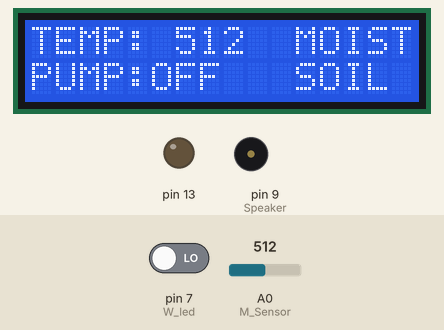
Recording of a sketch running on a simulated Arduino Uno, built with avr-gcc and run on an emulated ATmega328P. Shown: 16×2 character LCD, output pins drawn as LEDs (lit = HIGH), buzzer (waves = sounding). Inputs (shaded band) come from the test bench; at power-on: A0 (M_Sensor) = 512, pin 7 (W_led) LOW.

Above: at 1.2 s.
1.3 s: A0 (M_Sensor) set to 690
At 2.1 s:
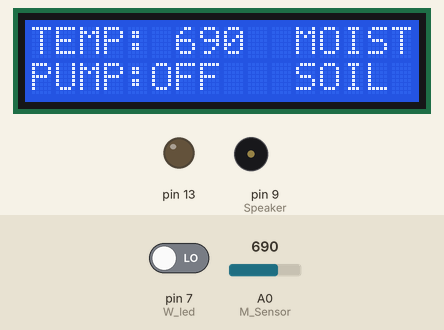
2.8 s: A0 (M_Sensor) set to 710
At 3.4 s:
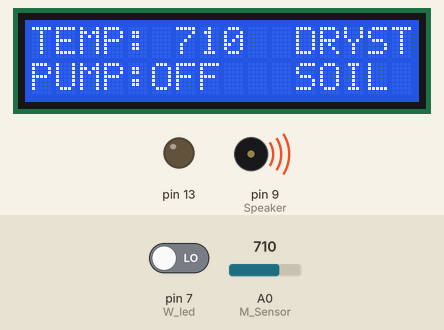
5.8 s: A0 (M_Sensor) set to 290
At 8.2 s:
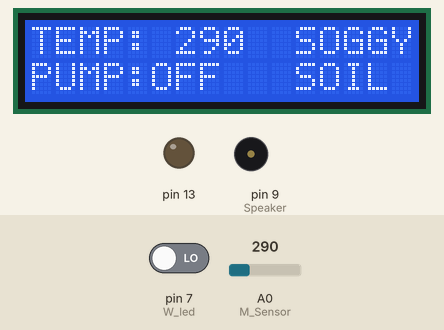
8.8 s: A0 (M_Sensor) set to 716
At 9.9 s:
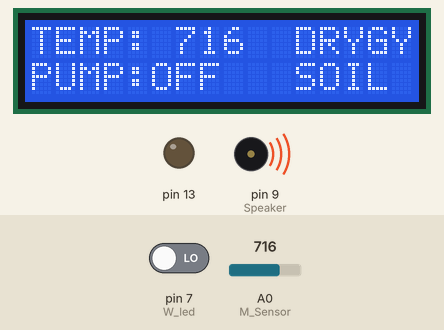
11.8 s: pin 7 (W_led) driven HIGH
At 14.6 s:
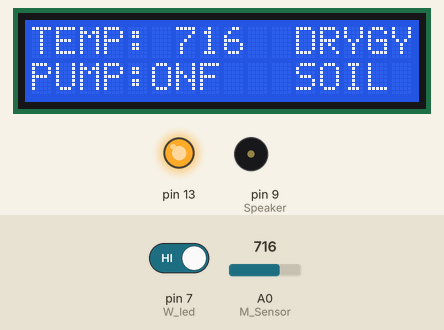
14.8 s: pin 7 (W_led) driven LOW
At 17.31 s:
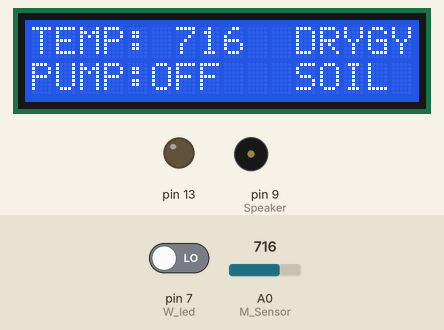
Timing chart, 0 to 18.8 s (numbered marks = the images above; inputs shaded):
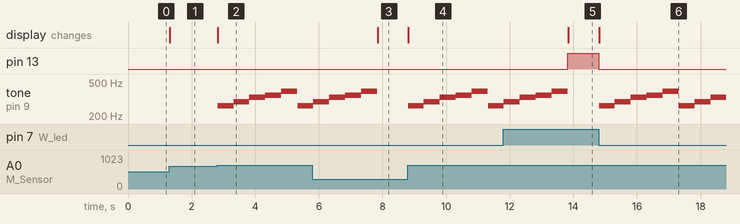

Measured:
- the behaviour switches between 700 and 701 on A0 (M_Sensor) (found by bisection; images 1 and 2)
- after the input at 1.3 s, the display: changes at once (image 1)
- after the input at 2.8 s, tone on pin 9 (Speaker): plays 262 Hz for 0.50 s, 294 Hz for 0.50 s, 330 Hz for 0.50 s, 349 Hz for 0.50 s, 392 Hz for 0.50 s, 262 Hz for 0.47 s, starting at once; the display: changes at once (image 2)
- after the input at 5.8 s, tone on pin 9 (Speaker): goes on until 7.8 s, then stays silent; the display: changes after 2.0 s (image 3)
- after the input at 8.8 s, tone on pin 9 (Speaker): plays 262 Hz for 0.50 s, 294 Hz for 0.50 s, 330 Hz for 0.50 s, 349 Hz for 0.50 s, 392 Hz for 0.50 s, 262 Hz for 0.48 s, starting at once; the display: changes at once (image 4)
- after the input at 11.8 s, pin 13: LOW → HIGH after 2.0 s; tone on pin 9 (Speaker): goes on until 13.8 s, then stays silent; the display: changes after 2.0 s (image 5)
- after the input at 14.8 s, pin 13: HIGH → LOW at once; tone on pin 9 (Speaker): plays 262 Hz for 0.50 s, 294 Hz for 0.50 s, 330 Hz for 0.50 s, 349 Hz for 0.50 s, 392 Hz for 0.50 s, 262 Hz for 0.50 s … (8 notes in this stretch), starting at once; the display: changes at once (image 6)

The sketch:

auto_irrigation.ino
```cpp
// SK GROUPS //
#include <LiquidCrystal.h> //LCD Library

#define NOTE_C4 262
#define NOTE_D4 294
#define NOTE_E4 330
#define NOTE_F4 349
#define NOTE_G4 392
#define NOTE_A4 440
#define NOTE_B4 494
#define NOTE_C5 523

int temp;
int T_Sensor = A3;
int M_Sensor = A0;
int W_led = 7;
int P_led = 13;
int Speaker = 9;
int val;
int cel;

LiquidCrystal lcd(12, 11, 5, 4, 3, 2);

void setup()
 {
    lcd.begin(16, 2);
    lcd.clear();
    pinMode(13,OUTPUT);
    pinMode(7,INPUT);
    pinMode(9,OUTPUT);

    val = analogRead(T_Sensor); //Read Temperature sensor value
    int mv = ( val/1024.0)*5000;
    cel = mv/10;


    lcd.setCursor(0,0);
}

void loop()
{

  int Moisture = analogRead(M_Sensor); //Read Moisture Sensor Value

  lcd.setCursor(0,0);
  lcd.print("TEMP: ");
  lcd.print(Moisture);
  lcd.setCursor(5,0);
//  lcd.print(cel);
//  lcd.setCursor(7,0);
//  lcd.print("*C");


 if (Moisture> 700)   // for dry `soil
  {
        lcd.setCursor(11,0);
        lcd.print("DRY");
        lcd.setCursor(11,1);
        lcd.print("SOIL");
       if (digitalRead(W_led)==1) //test the availability of water in storage
       {
         digitalWrite(13, HIGH);
         lcd.setCursor(0,1);
         lcd.print("PUMP:ON");
       }
       else
       {
         digitalWrite(13, LOW);
         lcd.setCursor(0,1);
         lcd.print("PUMP:OFF");

           tone(Speaker, NOTE_C4, 500);
           delay(500);
           tone(Speaker, NOTE_D4, 500);
           delay(500);
           tone(Speaker, NOTE_E4, 500);
           delay(500);
           tone(Speaker, NOTE_F4, 500);
           delay(500);
           tone(Speaker, NOTE_G4, 500);
           delay(500);
       }
    }

     if (Moisture>= 300 && Moisture<=700) //for Moist Soil
    {
      lcd.setCursor(11,0);
     lcd.print("MOIST");
     lcd.setCursor(11,1);
     lcd.print("SOIL");
     digitalWrite(13,LOW);
     lcd.setCursor(0,1);
     lcd.print("PUMP:OFF");
  }

  if (Moisture < 300)  // For Soggy soil
  {
    lcd.setCursor(11,0);
     lcd.print("SOGGY");
     lcd.setCursor(11,1);
     lcd.print("SOIL");
     digitalWrite(13,LOW);
     lcd.setCursor(0,1);
     lcd.print("PUMP:OFF");
  }
 delay(10);
}
```
